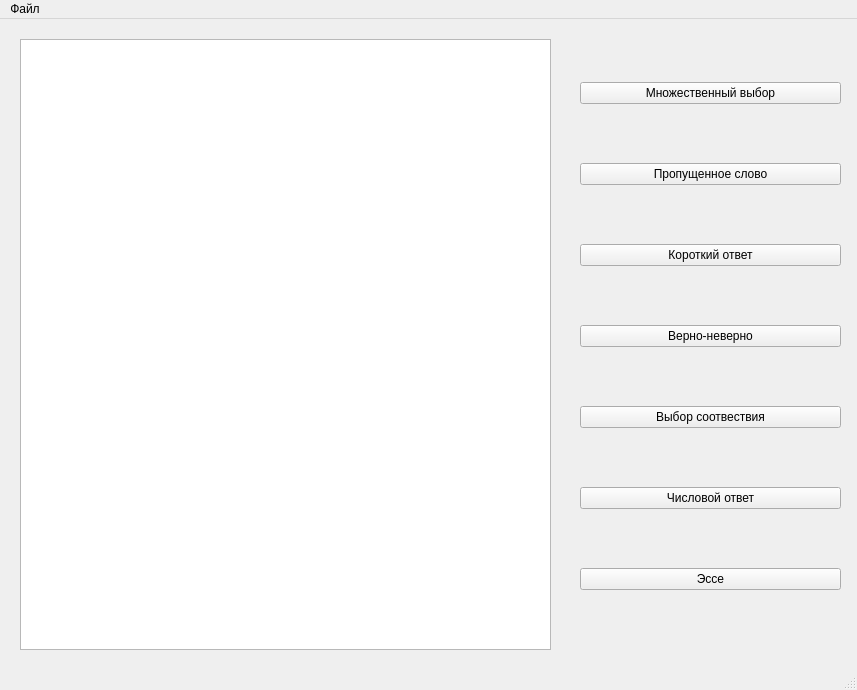
<?xml version="1.0" encoding="UTF-8"?>
<ui version="4.0">
 <class>MainWindow</class>
 <widget class="QMainWindow" name="MainWindow">
  <property name="geometry">
   <rect>
    <x>0</x>
    <y>0</y>
    <width>857</width>
    <height>690</height>
   </rect>
  </property>
  <property name="windowTitle">
   <string>MainWindow</string>
  </property>
  <widget class="QWidget" name="centralwidget">
   <widget class="QWidget" name="verticalLayoutWidget">
    <property name="geometry">
     <rect>
      <x>580</x>
      <y>10</y>
      <width>261</width>
      <height>621</height>
     </rect>
    </property>
    <layout class="QVBoxLayout" name="verticalLayout">
     <item>
      <widget class="QPushButton" name="pushButton_7">
       <property name="text">
        <string>Множественный выбор</string>
       </property>
      </widget>
     </item>
     <item>
      <widget class="QPushButton" name="pushButton_6">
       <property name="text">
        <string>Пропущенное слово</string>
       </property>
      </widget>
     </item>
     <item>
      <widget class="QPushButton" name="pushButton_2">
       <property name="text">
        <string>Короткий ответ</string>
       </property>
      </widget>
     </item>
     <item>
      <widget class="QPushButton" name="pushButton_5">
       <property name="text">
        <string>Верно-неверно</string>
       </property>
      </widget>
     </item>
     <item>
      <widget class="QPushButton" name="pushButton_4">
       <property name="text">
        <string>Выбор соотвествия</string>
       </property>
      </widget>
     </item>
     <item>
      <widget class="QPushButton" name="pushButton_3">
       <property name="text">
        <string>Числовой ответ</string>
       </property>
      </widget>
     </item>
     <item>
      <widget class="QPushButton" name="pushButton">
       <property name="text">
        <string>Эссе</string>
       </property>
      </widget>
     </item>
    </layout>
   </widget>
   <widget class="QListWidget" name="listWidget">
    <property name="geometry">
     <rect>
      <x>20</x>
      <y>20</y>
      <width>531</width>
      <height>611</height>
     </rect>
    </property>
   </widget>
  </widget>
  <widget class="QMenuBar" name="menubar">
   <property name="geometry">
    <rect>
     <x>0</x>
     <y>0</y>
     <width>857</width>
     <height>22</height>
    </rect>
   </property>
   <widget class="QMenu" name="menuFile">
    <property name="title">
     <string>Файл</string>
    </property>
    <addaction name="actionOpen"/>
    <addaction name="action"/>
    <addaction name="action_2"/>
   </widget>
   <addaction name="menuFile"/>
  </widget>
  <widget class="QStatusBar" name="statusbar"/>
  <action name="actionOpen">
   <property name="text">
    <string>Открыть</string>
   </property>
  </action>
  <action name="action">
   <property name="text">
    <string>Сохранить как</string>
   </property>
  </action>
  <action name="action_2">
   <property name="text">
    <string>Новый</string>
   </property>
  </action>
 </widget>
 <resources/>
 <connections/>
</ui>
